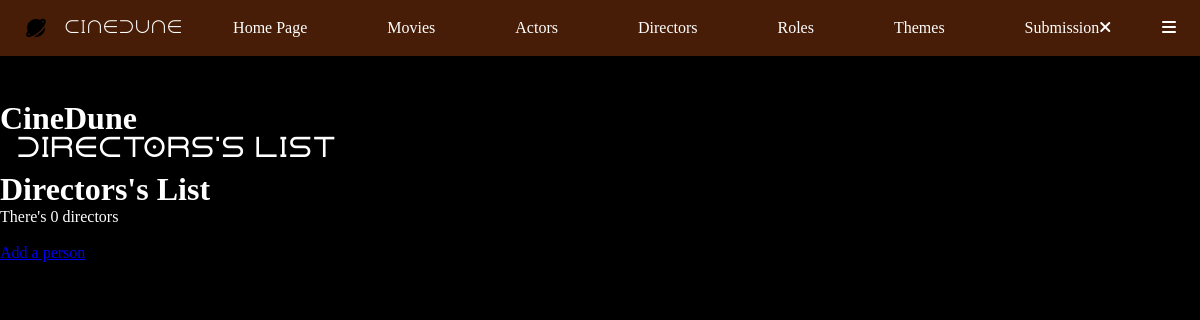
Page /index.php?action=listDirectors on the earlier database version.
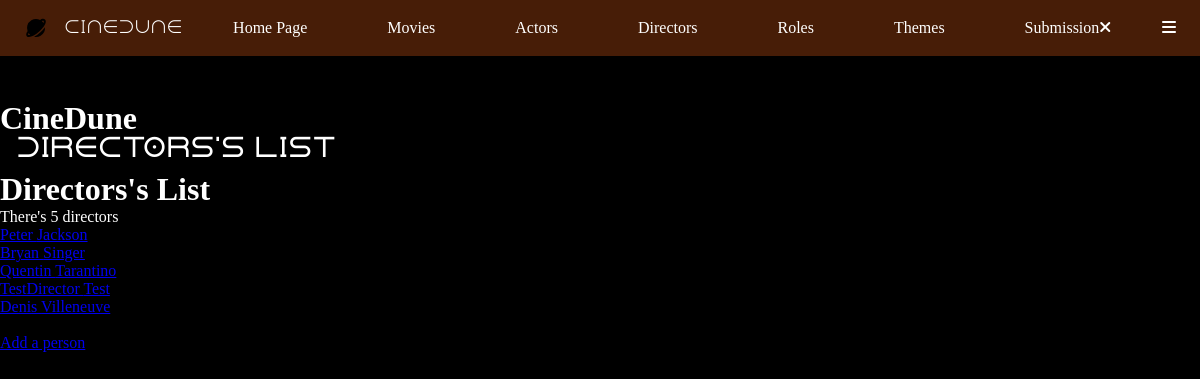
Same page on the later database version.
### tables this page shows
CREATE TABLE IF NOT EXISTS `director` (
  `idDirector` int NOT NULL AUTO_INCREMENT,
  `idPerson` int NOT NULL,
  PRIMARY KEY (`idDirector`),
  KEY `idPerson` (`idPerson`),
  CONSTRAINT `FK1_director_person` FOREIGN KEY (`idPerson`) REFERENCES `person` (`idPerson`)
);

CREATE TABLE IF NOT EXISTS `person` (
  `idPerson` int NOT NULL AUTO_INCREMENT,
  `firstname` char(255) NOT NULL,
  `surname` char(255) NOT NULL,
  `sex` char(10) NOT NULL,
  `birthdate` date NOT NULL,
  `picture` varchar(255) NOT NULL,
  PRIMARY KEY (`idPerson`)
);

### controller/DirectorController.php (called while the page is built, shortened)
<?php
class DirectorController
{
    public function listDirectors()
    {
        $pdo = Connect::toLogIn();
        $requestDirectors = $pdo->query("
            SELECT director.idDirector, person.firstname, person.surname, person.sex, person.birthdate
            FROM director
            INNER JOIN person ON director.idPerson = person.idPerson
            ORDER BY surname
        ");
        require "view/directors/listDirectors.php";
    }
}

### view/directors/listDirectors.php (the view, shortened to what this page needs)
<?php ob_start();
$directors = $requestDirectors->fetchAll();
?>
<h1>Directors's List</h1>
<p>There's <?= $requestDirectors->rowCount() ?> directors</p>
<?php
foreach ($directors as $director) {
?>
    <a href="index.php?action=directorsDetails&id=<?= $director["idDirector"] ?>"><?= $director["firstname"] . " " . $director["surname"] . "<br>" ?></a>
<?php
}
?>
<br>
<a href="index.php?action=addPerson">Add a person</a>
<?php
require "view/template.php";

Differences in the rows shown:
added director: idPerson.firstname "Peter", idPerson.surname "Jackson"
added director: idPerson.firstname "Bryan", idPerson.surname "Singer"
added director: idPerson.firstname "Quentin", idPerson.surname "Tarantino"
added director: idPerson.firstname "TestDirector", idPerson.surname "Test"
added director: idPerson.firstname "Denis", idPerson.surname "Villeneuve"
Other differences:
$requestDirectors->rowCount(): "0" → "5"
